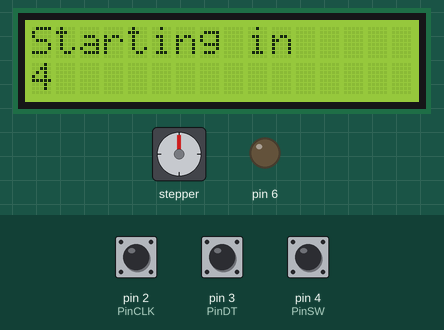
A sketch run on a simulated Arduino Mega 2560, built with avr-gcc and run on an emulated ATmega2560. Parts: 16×2 character LCD, stepper motor, output pins drawn as LEDs (lit = HIGH). The test bench sets the inputs (shaded band); at power-on: pin 2 (PinCLK) LOW, pin 4 (PinSW) HIGH, pin 3 (PinDT) HIGH. Stepper angles assume 2048 steps per turn.

Above: at 1.1 s.
At 6.2 s:
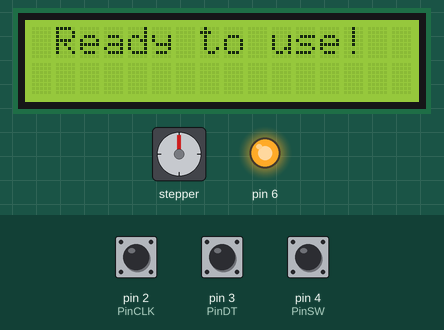
6.3 s: pin 2 (PinCLK) pulsed HIGH 2 times (0.12 s each, 0.3 s apart)
At 7.8 s:
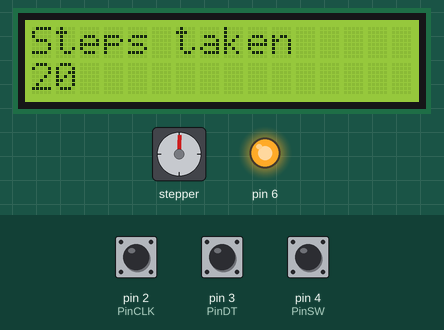
8.4 s: pin 4 (PinSW) pulled LOW for 0.15 s
At 9.2 s:
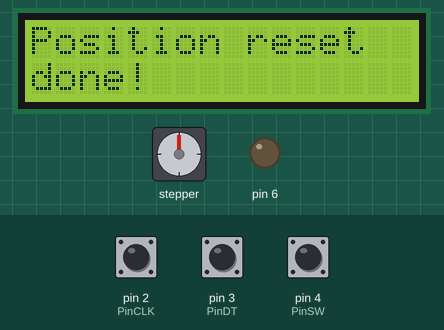
Timing chart, 0 to 11.5 s (numbered marks = the images above; inputs shaded):
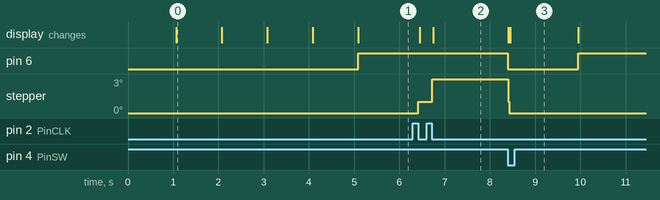

The sketch:

stepp_rot_enc.ino
```cpp
#include "Stepper.h"
#include<LiquidCrystal.h>
LiquidCrystal lcd(31,33,35,37,39,41);
#define STEPS  32   // Number of steps for one revolution of Internal shaft
                    // 2048 steps for one revolution of External shaft

volatile boolean TurnDetected;  // need volatile for Interrupts
volatile boolean rotationdirection;  // CW or CCW rotation

int s=10;
int i;
const int PinCLK=2;   // Generating interrupts using CLK signal
const int PinDT=3;    // Reading DT signal
const int PinSW=4;    // Reading Push Button switch

int RotaryPosition=0;    // To store Stepper Motor Position

int PrevPosition;     // Previous Rotary position Value to check accuracy
int StepsToTake;      // How much to move Stepper

// Setup of proper sequencing for Motor Driver Pins
// In1, In2, In3, In4 in the sequence 1-3-2-4
Stepper small_stepper(STEPS, 8, 10, 9, 11);

// Interrupt routine runs if CLK goes from HIGH to LOW
void isr ()  {
  delay(2);  // delay for Debouncing
  if (digitalRead(PinCLK))
    rotationdirection= digitalRead(PinDT);
  else
    rotationdirection= !digitalRead(PinDT);
  TurnDetected = true;
}

void setup ()  {

pinMode(PinCLK,INPUT);
pinMode(PinDT,INPUT);
pinMode(PinSW,INPUT);
pinMode(6,OUTPUT);
digitalWrite(PinSW, HIGH); // Pull-Up resistor for switch
attachInterrupt (0,isr,FALLING); // interrupt 0 always connected to pin 2 on Arduino UNO
lcd.begin(16,2);
digitalWrite(6,LOW);
for(i=5;i>=1;i-=1){
  lcd.clear();
  lcd.setCursor(0,0);
  lcd.print("Starting in");
  lcd.setCursor(0,1);
  lcd.print(i);
  delay(1000);
}
lcd.clear();
lcd.setCursor(1,0);
lcd.print("Ready to use!");
digitalWrite(6,HIGH);
}

void loop ()  {
  small_stepper.setSpeed(900); //Max seems to be 700
  if (!(digitalRead(PinSW))) {   // check if button is pressed
    if (RotaryPosition == 0) {  // check if button was already pressed
    } else {
        digitalWrite(6,LOW);
        lcd.clear();
        lcd.setCursor(0,0);
        lcd.print("Position reset");
        lcd.setCursor(0,1);
        lcd.print("in process");
        small_stepper.step(-(RotaryPosition*s));
        lcd.clear();
        lcd.setCursor(0,0);
        lcd.print("Position reset");
        lcd.setCursor(0,1);
        lcd.print("done!");
        delay(1500);
        digitalWrite(6,HIGH);
        lcd.clear();
        lcd.setCursor(0,0);
        lcd.print("Ready to use");
        lcd.setCursor(0,5);
        lcd.print("again!");
        RotaryPosition=0; // Reset position to ZERO
      }
    }

  // Runs if rotation was detected
  if (TurnDetected)  {
    PrevPosition = RotaryPosition; // Save previous position in variable
    if (rotationdirection) {
      RotaryPosition=RotaryPosition-1;} // decrase Position by 1
    else {
      RotaryPosition=RotaryPosition+1;} // increase Position by 1

    TurnDetected = false;  // do NOT repeat IF loop until new rotation detected

    // Which direction to move Stepper motor
    if ((PrevPosition + 1) == RotaryPosition) { // Move motor CW
      StepsToTake=s;
      small_stepper.step(StepsToTake);
              lcd.clear();
        lcd.setCursor(0,0);
        lcd.print("Steps taken");
        lcd.setCursor(0,1);
        lcd.print(RotaryPosition*s);
    }

    if ((RotaryPosition + 1) == PrevPosition) { // Move motor CCW
      StepsToTake=-s;
      small_stepper.step(StepsToTake);
              lcd.clear();
        lcd.setCursor(0,0);
        lcd.print("Steps taken");
        lcd.setCursor(0,1);
        lcd.print(RotaryPosition*s);
    }
  }
}
```

Measured:
- after the input at 6.3 s, stepper: goes 1° 0.30 s, then 3°, starting after 0.12 s; the display: first changes after 0.15 s (image 2 shows a later state)
- after the input at 8.4 s, pin 6: HIGH → LOW at once, → HIGH 1.6 s later; stepper: goes 1° 0.02 s, then 0°, starting at once; the display: first changes at once (image 3 shows a later state)
- what the display in image 0 shows lasts 1.0 s, from 1.1 s to 2.1 s
